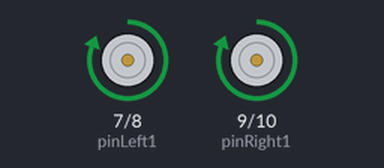
Bench run of a program on a simulated Raspberry Pi (BCM pin numbers). Parts: motor-driver pin pairs drawn as motors (green arrow = first pin HIGH = forward, orange = second pin HIGH = backward, longer = more drive). At 2.0 s the program stops and its outputs stay as they are.

Above: at 0.1 s.
At 2.1 s:
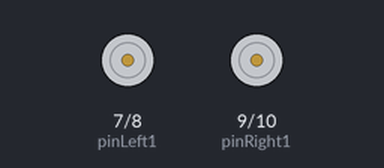
Timing chart, 0 to 3.5 s (numbered marks = the images above):
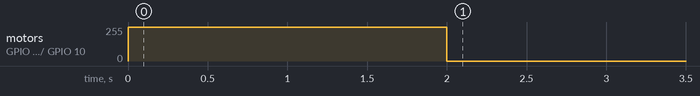

Measured:
- by itself, motor on GPIO 7 (pinLeft1) / GPIO 8 (pinLeft2), motor on GPIO 9 (pinRight1) / GPIO 10 (pinRight2): stopped → forward 255/255 at 0.00 s, → stopped 2.0 s later

The program:

2-motors.py
```python
#!/usr/bin/env python3
# CamJam EduKit 3 - Robotics
# Worksheet 2 - Motor Test Code

import RPi.GPIO as GPIO # Import the GPIO Library
import time             # Import the Time library

# Set the GPIO modes

GPIO.setmode(GPIO.BCM)
# GPIO.setwarnings(False)

# Set the GPIO Pin mode

pinLeft1    = 7
pinLeft2    = 8

pinRight1   = 9
pinRight2   = 10

GPIO.setup(pinLeft1, GPIO.OUT)
GPIO.setup(pinLeft2, GPIO.OUT)
GPIO.setup(pinRight1, GPIO.OUT)
GPIO.setup(pinRight2, GPIO.OUT)

# Turn all motors off

GPIO.output(pinLeft1, 0)
GPIO.output(pinLeft2, 0)
GPIO.output(pinRight1, 0)
GPIO.output(pinRight2, 0)

# Turn the right motor forwards

GPIO.output(pinRight1, 1)
GPIO.output(pinRight2, 0)

# Turn the left motor forwards

GPIO.output(pinLeft1, 1)
GPIO.output(pinLeft2, 0)

# Wait for 2 seconds

time.sleep(2)

# Turn all motors off

GPIO.output(pinLeft1, 0)
GPIO.output(pinLeft2, 0)
GPIO.output(pinRight1, 0)
GPIO.output(pinRight2, 0)

# Reset the GPIO pins (turns off motors too)

GPIO.cleanup()
```
